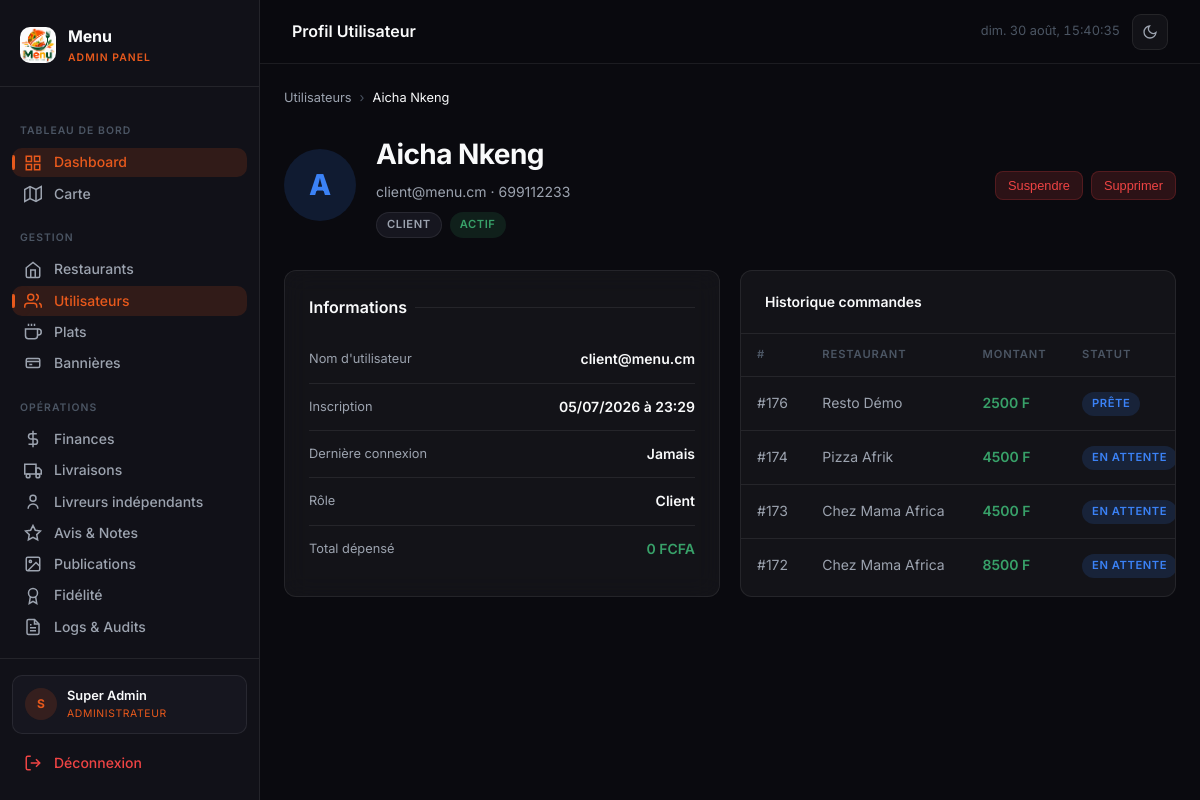
The page /admin-panel/users/25/ (signed in) on the database its author committed.
### core/models.py (models this page shows, shortened)
class User(AbstractUser):
    ROLE_CHOICES = [
        ('admin', 'Administrateur'),
        ('restaurant', 'Restaurant'),
        ('client', 'Client'),
        ('livreur', 'Livreur'),
    ]
    role = models.CharField(max_length=20, choices=ROLE_CHOICES, default='client')
    telephone = models.CharField(max_length=20, blank=True)
    allergies = models.CharField(max_length=300, blank=True)
    avatar = models.ImageField(upload_to='avatars/', blank=True, null=True)
    gain_total = models.DecimalField(max_digits=12, decimal_places=0, default=0)
    nombre_livraisons = models.PositiveIntegerField(default=0)
    restaurant_attache = models.ForeignKey(
        'RestaurantProfile', on_delete=models.SET_NULL, null=True, blank=True, related_name='livreurs',
    )
    points_solde = models.PositiveIntegerField(default=0)
    feed_seed = models.UUIDField(default=uuid.uuid4, editable=False)
    class Meta:
        verbose_name = 'Utilisateur'
        verbose_name_plural = 'Utilisateurs'

class Commande(models.Model):
    STATUT_CHOICES = [
        ('en_attente', 'En attente'),
        ('acceptee', 'Acceptée'),
        ('en_preparation', 'En préparation'),
        ('prete', 'Prête'),
        ('en_livraison', 'En livraison'),
        ('livree', 'Livrée'),
        ('refusee', 'Refusée'),
        ('annulee', 'Annulée'),
    ]
    client = models.ForeignKey(User, on_delete=models.SET_NULL, null=True, related_name='commandes_client')
    restaurant = models.ForeignKey(RestaurantProfile, on_delete=models.SET_NULL, null=True, related_name='commandes')
    statut = models.CharField(max_length=30, choices=STATUT_CHOICES, default='en_attente')
    paiement_confirme = models.BooleanField(default=True)
    montant_total = models.DecimalField(max_digits=12, decimal_places=0, default=0)
    commission_eeuez = models.DecimalField(max_digits=12, decimal_places=0, default=0)
    montant_restaurant = models.DecimalField(max_digits=12, decimal_places=0, default=0)
    points_utilises = models.PositiveIntegerField(default=0)
    reduction_points = models.DecimalField(max_digits=12, decimal_places=0, default=0)
    adresse_livraison = models.CharField(max_length=300, blank=True)
    latitude_livraison = models.DecimalField(max_digits=9, decimal_places=6, null=True, blank=True)
    longitude_livraison = models.DecimalField(max_digits=9, decimal_places=6, null=True, blank=True)
    notes = models.TextField(blank=True)
    delai_estime = models.PositiveIntegerField(null=True, blank=True)
    livraison_libre = models.BooleanField(default=False)
    created_at = models.DateTimeField(auto_now_add=True)
    updated_at = models.DateTimeField(auto_now=True)
    class Meta:
        verbose_name = 'Commande'
        verbose_name_plural = 'Commandes'
        ordering = ['-created_at']

class RestaurantProfile(models.Model):
    user = models.OneToOneField(User, on_delete=models.CASCADE, related_name='restaurant_profile')
    nom = models.CharField(max_length=200)
    description = models.TextField(blank=True)
    adresse = models.CharField(max_length=300)
    ville = models.CharField(max_length=100)
    pays = models.CharField(max_length=100, default='Cameroun')
    latitude = models.DecimalField(max_digits=9, decimal_places=6, null=True, blank=True)
    longitude = models.DecimalField(max_digits=9, decimal_places=6, null=True, blank=True)
    logo = models.ImageField(upload_to='restaurants/logos/', blank=True, null=True)
    cover_image = models.ImageField(upload_to='restaurants/covers/', blank=True, null=True)
    commission_rate = models.DecimalField(max_digits=5, decimal_places=2, default=10.00)
    is_verified = models.BooleanField(default=False)
    is_open = models.BooleanField(default=True)
    temps_livraison_moyen = models.PositiveIntegerField(default=30)
    frais_livraison = models.DecimalField(max_digits=10, decimal_places=0, default=500)
    prix_reservation = models.DecimalField(max_digits=10, decimal_places=0, default=5000)
    note_cache = models.DecimalField(max_digits=3, decimal_places=1, default=0)
    created_at = models.DateTimeField(auto_now_add=True)
    class Meta:
        verbose_name = 'Profil Restaurant'
        verbose_name_plural = 'Profils Restaurants'

### core/views/dashboard.py (the view)
    def wrapper(request, *args, **kwargs):
        if not request.user.is_authenticated or request.user.role != 'admin':
            return redirect('core:login')
        return view_func(request, *args, **kwargs)

### templates/admin_panel/users/detail.html (shortened to what this page needs)
{% extends 'base.html' %}
{% block topbar_title %}Profil Utilisateur{% endblock %}
{% block content %}
<div class="breadcrumb anim-fade-up">
  <a href="{% url 'core:user_list' %}">Utilisateurs</a>
  <span class="breadcrumb-sep">›</span>
  <span class="breadcrumb-current">{{ user_obj.get_full_name|default:user_obj.username }}</span>
</div>
<div class="page-header anim-fade-up">
  <div class="hero-info">
    <div style="width:72px;height:72px;border-radius:50%;background:var(--accent-blue-dim);display:flex;align-items:center;justify-content:center;font-size:1.8rem;font-weight:800;color:var(--accent-blue);">{{ user_obj.first_name|first|upper|default:user_obj.username|first|upper }}</div>
    <div>
      <h1 class="page-title">{{ user_obj.get_full_name|default:user_obj.username }}</h1>
      <p class="page-subtitle">{{ user_obj.email }} · {{ user_obj.telephone|default:"Pas de téléphone" }}</p>
      <div style="margin-top:8px;display:flex;gap:8px;">
        {% if user_obj.role == 'admin' %}<span class="badge badge-blue">Admin</span>
        {% elif user_obj.role == 'restaurant' %}<span class="badge badge-green">Restaurant</span>
        {% elif user_obj.role == 'client' %}<span class="badge badge-gray">Client</span>
        {% else %}<span class="badge badge-amber">Livreur</span>{% endif %}
        {% if user_obj.is_active %}<span class="badge badge-green">Actif</span>{% else %}<span class="badge badge-red">Inactif</span>{% endif %}
      </div>
    </div>
  </div>
  <div class="btn-group">
    <form method="post" action="{% url 'core:user_toggle' user_obj.pk %}">{% csrf_token %}
      <button class="btn {% if user_obj.is_active %}btn-danger{% else %}btn-amber{% endif %} btn-sm">{% if user_obj.is_active %}Suspendre{% else %}Réactiver{% endif %}</button>
    </form>
    {% if user_obj != request.user %}
    <form method="post" action="{% url 'core:user_delete' user_obj.pk %}" onsubmit="return confirm('Supprimer cet utilisateur ? Action irréversible.')">{% csrf_token %}
      <button class="btn btn-danger btn-sm">Supprimer</button>
    </form>
    {% endif %}
  </div>
</div>
<div class="charts-grid charts-grid-2">
  <div class="glass-card" style="padding:24px;">
    <div class="section-title">Informations</div>
    <div class="stat-row"><span class="stat-row-label">Nom d'utilisateur</span><span class="stat-row-value">{{ user_obj.username }}</span></div>
    <div class="stat-row"><span class="stat-row-label">Inscription</span><span class="stat-row-value">{{ user_obj.date_joined|date:"d/m/Y à H:i" }}</span></div>
    <div class="stat-row"><span class="stat-row-label">Dernière connexion</span><span class="stat-row-value">{{ user_obj.last_login|date:"d/m/Y à H:i"|default:"Jamais" }}</span></div>
    <div class="stat-row"><span class="stat-row-label">Rôle</span><span class="stat-row-value">{{ user_obj.get_role_display }}</span></div>
    {% if user_obj.role == 'client' %}
    <div class="stat-row"><span class="stat-row-label">Total dépensé</span><span class="stat-row-value" style="color:var(--accent-green);">{{ total_depense|floatformat:0 }} FCFA</span></div>
    {% endif %}
  </div>
  {% if user_obj.role == 'client' and commandes %}
  <div class="table-wrapper" style="border-radius:var(--radius);">
    <div class="table-header"><div class="chart-title">Historique commandes</div></div>
    <table>
      <thead><tr><th>#</th><th>Restaurant</th><th>Montant</th><th>Statut</th><th>Date</th></tr></thead>
      <tbody>
        {% for cmd in commandes %}
        <tr>
          <td>#{{ cmd.pk }}</td>
          <td>{{ cmd.restaurant.nom|default:"—" }}</td>
          <td style="color:var(--accent-green);font-weight:600;">{{ cmd.montant_total|floatformat:0 }} F</td>
          <td>{% if cmd.statut == 'livree' %}<span class="badge badge-green">{{ cmd.get_statut_display }}</span>{% elif cmd.statut == 'annulee' or cmd.statut == 'refusee' %}<span class="badge badge-red">{{ cmd.get_statut_display }}</span>{% else %}<span class="badge badge-blue">{{ cmd.get_statut_display }}</span>{% endif %}</td>
        </tr>
        {% endfor %}
      </tbody>
    </table>
  </div>
  {% else %}
  <div class="glass-card" style="padding:24px;">
    <div class="empty-state"><svg viewBox="0 0 24 24" fill="none" stroke="currentColor" stroke-width="1.5"><path d="M6 2L3 6v14a2 2 0 0 0 2 2h14a2 2 0 0 0 2-2V6l-3-4z"/></svg><p>Pas de commandes associées</p></div>
  </div>
  {% endif %}
</div>
{% endblock %}

### templates/base.html (shortened to what this page needs)
<!DOCTYPE html>
<html lang="fr">
<head>
{% load static %}
<link rel="stylesheet" href="{% static 'css/base.css' %}">
<link rel="stylesheet" href="{% static 'css/sidebar.css' %}">
<link rel="stylesheet" href="{% static 'css/animations.css' %}">
</head>
<body>
<div class="app-layout">
  <aside class="sidebar" id="sidebar">
    <div class="sidebar-header">
      <img src="{% static 'logo.png' %}" alt="Menu" class="sidebar-logo" onerror="this.style.display='none'">
      <div class="sidebar-brand">
        <div class="sidebar-brand-name">Menu</div>
        <div class="sidebar-brand-sub">Admin Panel</div>
      </div>
    </div>
    <nav class="sidebar-nav">
      <span class="nav-section-label">Tableau de bord</span>
      <a href="{% url 'core:dashboard' %}" class="nav-item {% if active_page == 'dashboard' %}active{% endif %}">
        <svg class="nav-icon" viewBox="0 0 24 24" fill="none" stroke-width="2"><rect x="3" y="3" width="7" height="7"/><rect x="14" y="3" width="7" height="7"/><rect x="14" y="14" width="7" height="7"/><rect x="3" y="14" width="7" height="7"/></svg>
        Dashboard
      </a>
      <a href="{% url 'core:map' %}" class="nav-item {% if active_page == 'map' %}active{% endif %}">
        <svg class="nav-icon" viewBox="0 0 24 24" fill="none" stroke-width="2"><polygon points="1 6 1 22 8 18 16 22 23 18 23 2 16 6 8 2 1 6"/><line x1="8" y1="2" x2="8" y2="18"/><line x1="16" y1="6" x2="16" y2="22"/></svg>
        Carte
      </a>
      <span class="nav-section-label">Gestion</span>
      <a href="{% url 'core:restaurant_list' %}" class="nav-item {% if active_page == 'restaurants' %}active{% endif %}">
        <svg class="nav-icon" viewBox="0 0 24 24" fill="none" stroke-width="2"><path d="M3 9l9-7 9 7v11a2 2 0 0 1-2 2H5a2 2 0 0 1-2-2z"/><polyline points="9 22 9 12 15 12 15 22"/></svg>
        Restaurants
      </a>
      <a href="{% url 'core:user_list' %}" class="nav-item {% if active_page == 'users' %}active{% endif %}">
        <svg class="nav-icon" viewBox="0 0 24 24" fill="none" stroke-width="2"><path d="M17 21v-2a4 4 0 0 0-4-4H5a4 4 0 0 0-4 4v2"/><circle cx="9" cy="7" r="4"/><path d="M23 21v-2a4 4 0 0 0-3-3.87"/><path d="M16 3.13a4 4 0 0 1 0 7.75"/></svg>
        Utilisateurs
      </a>
      <a href="{% url 'core:dish_list' %}" class="nav-item {% if active_page == 'dishes' %}active{% endif %}">
        <svg class="nav-icon" viewBox="0 0 24 24" fill="none" stroke-width="2"><path d="M18 8h1a4 4 0 0 1 0 8h-1"/><path d="M2 8h16v9a4 4 0 0 1-4 4H6a4 4 0 0 1-4-4V8z"/><line x1="6" y1="1" x2="6" y2="4"/><line x1="10" y1="1" x2="10" y2="4"/><line x1="14" y1="1" x2="14" y2="4"/></svg>
        Plats
      </a>
      <a href="{% url 'core:banniere_list' %}" class="nav-item {% if active_page == 'bannieres' %}active{% endif %}">
        <svg class="nav-icon" viewBox="0 0 24 24" fill="none" stroke-width="2"><rect x="3" y="6" width="18" height="12" rx="2"/><path d="M3 10h18"/><path d="M7 14h4"/></svg>
        Bannières
      </a>
      <span class="nav-section-label">Opérations</span>
      <a href="{% url 'core:finances' %}" class="nav-item {% if active_page == 'finances' %}active{% endif %}">
        <svg class="nav-icon" viewBox="0 0 24 24" fill="none" stroke-width="2"><line x1="12" y1="1" x2="12" y2="23"/><path d="M17 5H9.5a3.5 3.5 0 0 0 0 7h5a3.5 3.5 0 0 1 0 7H6"/></svg>
        Finances
      </a>
      <a href="{% url 'core:deliveries' %}" class="nav-item {% if active_page == 'deliveries' %}active{% endif %}">
        <svg class="nav-icon" viewBox="0 0 24 24" fill="none" stroke-width="2"><rect x="1" y="3" width="15" height="13"/><polygon points="16 8 20 8 23 11 23 16 16 16 16 8"/><circle cx="5.5" cy="18.5" r="2.5"/><circle cx="18.5" cy="18.5" r="2.5"/></svg>
        Livraisons
      </a>
      <a href="{% url 'core:admin_livreurs' %}" class="nav-item {% if active_page == 'livreurs' %}active{% endif %}">
        <svg class="nav-icon" viewBox="0 0 24 24" fill="none" stroke-width="2"><circle cx="12" cy="7" r="4"/><path d="M5.5 21a6.5 6.5 0 0 1 13 0"/></svg>
        Livreurs indépendants
      </a>
      <a href="{% url 'core:reviews' %}" class="nav-item {% if active_page == 'reviews' %}active{% endif %}">
        <svg class="nav-icon" viewBox="0 0 24 24" fill="none" stroke-width="2"><polygon points="12 2 15.09 8.26 22 9.27 17 14.14 18.18 21.02 12 17.77 5.82 21.02 7 14.14 2 9.27 8.91 8.26 12 2"/></svg>
        Avis & Notes
      </a>
      <a href="{% url 'core:admin_publications' %}" class="nav-item {% if active_page == 'publications' %}active{% endif %}">
        <svg class="nav-icon" viewBox="0 0 24 24" fill="none" stroke-width="2"><rect x="3" y="3" width="18" height="18" rx="2"/><circle cx="8.5" cy="8.5" r="1.5"/><polyline points="21 15 16 10 5 21"/></svg>
        Publications
      </a>
      <a href="{% url 'core:admin_fidelite' %}" class="nav-item {% if active_page == 'fidelite' %}active{% endif %}">
        <svg class="nav-icon" viewBox="0 0 24 24" fill="none" stroke-width="2"><circle cx="12" cy="8" r="6"/><path d="M15.477 12.89 17 22l-5-3-5 3 1.523-9.11"/></svg>
        Fidélité
      </a>
      <a href="{% url 'core:logs' %}" class="nav-item {% if active_page == 'logs' %}active{% endif %}">
        <svg class="nav-icon" viewBox="0 0 24 24" fill="none" stroke-width="2"><path d="M14 2H6a2 2 0 0 0-2 2v16a2 2 0 0 0 2 2h12a2 2 0 0 0 2-2V8z"/><polyline points="14 2 14 8 20 8"/><line x1="16" y1="13" x2="8" y2="13"/><line x1="16" y1="17" x2="8" y2="17"/><polyline points="10 9 9 9 8 9"/></svg>
        Logs & Audits
      </a>
    </nav>
    <div class="sidebar-footer">
      <div class="sidebar-user">
        <div class="sidebar-avatar">{{ request.user.first_name|first|upper|default:request.user.username|first|upper }}</div>
        <div class="sidebar-user-info">
          <div class="sidebar-user-name">{{ request.user.get_full_name|default:request.user.username }}</div>
          <div class="sidebar-user-role">Administrateur</div>
        </div>
      </div>
      <a href="{% url 'core:logout' %}" class="nav-item" style="color:var(--accent-red);">
        <svg class="nav-icon" viewBox="0 0 24 24" fill="none" stroke-width="2"><path d="M9 21H5a2 2 0 0 1-2-2V5a2 2 0 0 1 2-2h4"/><polyline points="16 17 21 12 16 7"/><line x1="21" y1="12" x2="9" y2="12"/></svg>
        Déconnexion
      </a>
    </div>
  </aside>
  <div class="main-content">
    <header class="topbar">
      <div class="topbar-left">
        <span class="topbar-title">{% block topbar_title %}{% endblock %}</span>
      </div>
      <div class="topbar-right">
        <span class="topbar-time" id="topbar-clock"></span>
        <button class="theme-toggle" id="themeToggle" title="Changer de thème" aria-label="Basculer thème clair/sombre">
          <svg class="icon-moon" viewBox="0 0 24 24" fill="none" stroke-width="2"><path d="M21 12.79A9 9 0 1 1 11.21 3 7 7 0 0 0 21 12.79z"/></svg>
        </button>
      </div>
    </header>
    <div class="page-wrapper">
      {% block content %}{% endblock %}
    </div>
  </div>
</div>
</body>
</html>

### rows shown on the page
User: user.first_name|first "S", user.get_full_name "Super Admin"
User: get_full_name "Aicha Nkeng", first_name|first "A", email "client@menu.cm", telephone "699112233", username "client@menu.cm", date_joined "05/07/2026 à 23:29", last_login "Jamais", role "Client"
Commande: pk "176", restaurant.nom "Resto Démo", montant_total "2500", statut "PRÊTE"
Commande: pk "174", restaurant.nom "Pizza Afrik", montant_total "4500", statut "EN ATTENTE"
Commande: pk "173", restaurant.nom "Chez Mama Africa", montant_total "4500", statut "EN ATTENTE"
Commande: pk "172", restaurant.nom "Chez Mama Africa", montant_total "8500", statut "EN ATTENTE"

### other values the page prints
{{ total_depense|floatformat:0 }} "0"
